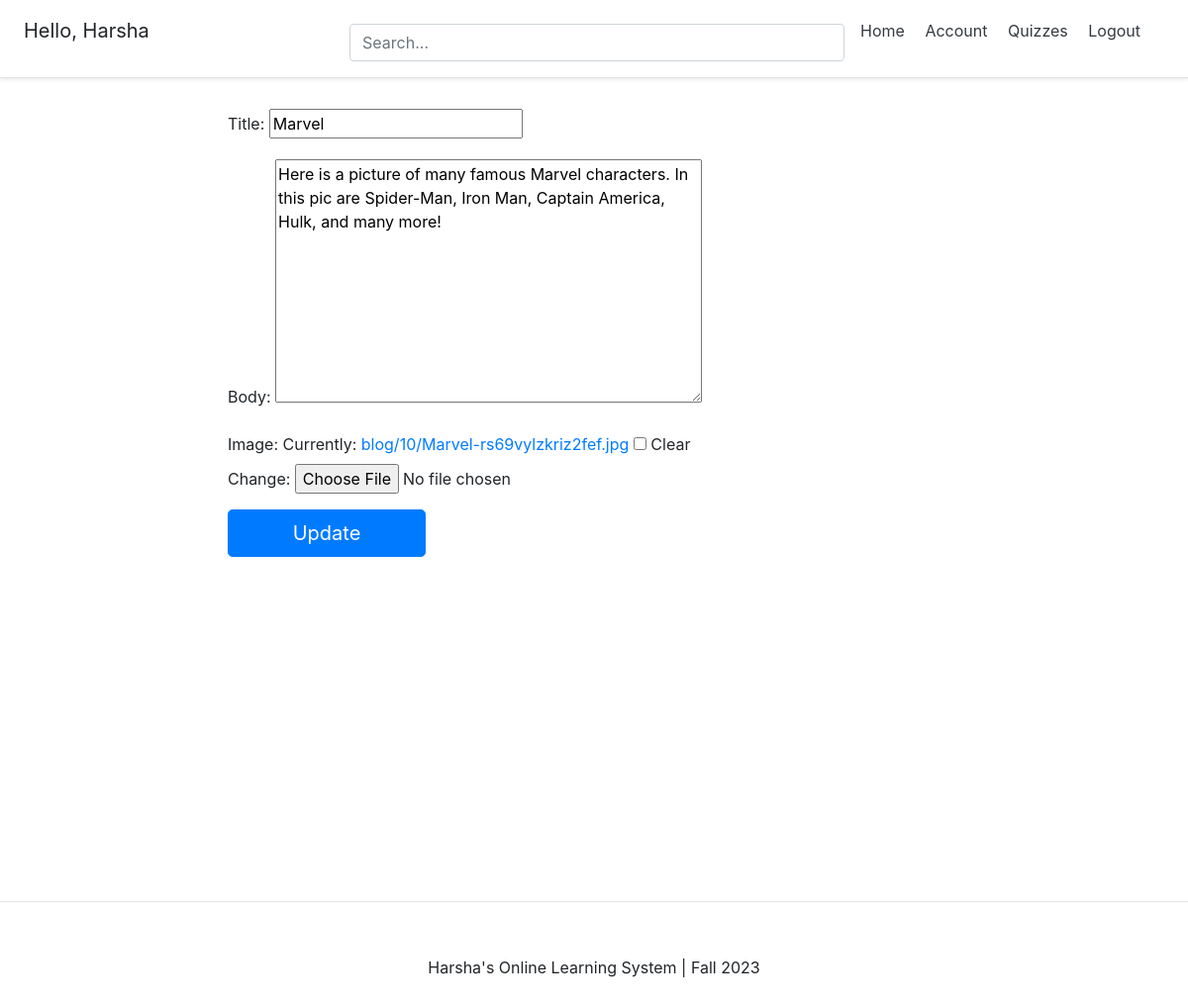
The page /blog/harsha-marvel/edit/ (signed in) on the database its author committed.
### account/models.py (models this page shows, shortened)
class Account(AbstractBaseUser):
	email 					= models.EmailField(verbose_name="email", max_length=60, unique=True)
	username 				= models.CharField(max_length=30, unique=True)
	date_joined				= models.DateTimeField(verbose_name='date joined', auto_now_add=True)
	last_login				= models.DateTimeField(verbose_name='last login', auto_now=True)
	is_admin				= models.BooleanField(default=False)
	is_active				= models.BooleanField(default=True)
	is_staff				= models.BooleanField(default=False)
	is_superuser			= models.BooleanField(default=False)
	is_teacher = models.BooleanField(default=False)
	USERNAME_FIELD = 'email'
	REQUIRED_FIELDS = ['username',]
	objects = MyAccountManager()

### blog/models.py (models this page shows, shortened)
class BlogPost(models.Model):
	title = models.CharField(max_length=50, null=False, blank=False)
	body = models.TextField(max_length=500, null=False, blank=False)
	image = models.ImageField(upload_to=upload_location, null=True, blank=True)
	date_published = models.DateTimeField(auto_now_add=True, verbose_name="date published")
	date_updated = models.DateTimeField(auto_now=True, verbose_name="date updated")
	author = models.ForeignKey(settings.AUTH_USER_MODEL, on_delete=models.CASCADE)
	slug = models.SlugField(blank=True, unique=True)
	tags = models.TextField(null=True, blank=True)

### blog/views.py (the view, shortened to what this page needs)
# urls.py: path('<slug>/edit/', edit_blog_view, name="edit"),
def edit_blog_view(request, slug):
    context = {}
    user = request.user
    if not user.is_authenticated:
        return redirect("must_authenticated")
    blog_post = get_object_or_404(BlogPost, slug=slug)
    if blog_post.author != user:
        return HttpResponse("You cannot edit another user's post")
    form = UpdateBlogPostForm(
        initial={
            "title": blog_post.title,
            "body": blog_post.body,
            "image": blog_post.image,
        }
    )
    context['form'] = form
    return render(request, 'blog/edit_blog.html', context)

### blog/forms.py (shortened to what this page needs)
class UpdateBlogPostForm(forms.ModelForm):
    class Meta:
        model = BlogPost
        fields = ['title', 'body', 'image']

### blog/templates/blog/edit_blog.html (shortened to what this page needs)
{% extends 'base.html' %}
{% block content %}
<div class="container">
    <div class="row">
        <div class="col-lg-7 offset-lg-1">
            <form class="create-form" method="post" enctype="multipart/form-data">
                {{ form.as_p }}
                <button class="submit-button btn btn-lg btn-primary btn-block" type="submit">Update</button>
            </form>
        </div>
    </div>
</div>
{% endblock %}

### templates/snippets/header.html (shortened to what this page needs)
<link rel="stylesheet" href="https://cdn.jsdelivr.net/npm/bootstrap@4.4.1/dist/css/bootstrap.min.css">
<div class="d-flex flex-column flex-md-row align-items-center p-3 px-md-4 mb-3 bg-white border-bottom shadow-sm">
  <h5 class="my-0 mr-md-auto font-weight-normal">
  	{% if request.user.is_authenticated %}
  	<p>Hello, {{request.user.username}}</p>
  	{% endif %}
  </h5>
  <div class="search-bar mt-sm-2 mr-2">
  	<form method="get">
  		<input type="text" class="form-control" name="q" id="id_q" placeholder="Search...">
  	</form>
  </div>
  <nav class="my-2 my-md-0 mr-md-3">
  	{% if request.user.is_authenticated %}
  		<a class="p-2 text-dark" href="{% url 'home' %}">Home</a>
		<a class="p-2 text-dark" href="{% url 'account' %}">Account</a>
		<a class="p-2 text-dark" href="{% url 'quizzes:quiz_list' %}">Quizzes</a>
		<a class="p-2 text-dark" href="{% url 'logout' %}">Logout</a></p>
  	{% else %}
  		<a class="p-2 text-dark" href="{% url 'home' %}">Home</a>
  		<a class="p-2 text-dark" href="{% url 'login' %}">Login</a>
		<a class="btn btn-outline-primary" href="{% url 'register' %}">Register</a>
  	{% endif %}
  </nav>
</div>

### templates/snippets/header.html (style rules this page uses)
@media (min-width: 768px) { html { font-size: 16px; } }
.container { max-width: 960px; }
.search-bar { max-width: 500px; width: 100%; }
form { width: 100%; }

### templates/snippets/base_css.html (style rules this page uses)
body { background-color: #FFFFFF; }

### blog/templates/blog/edit_blog.html (style rules this page uses)
.create-form { width: 100%; max-width: 100%; padding: 15px; margin: auto; }
.submit-button { max-width: 200px; }

### rows shown on the page
Account: user.username "Harsha"
BlogPost: title "Marvel", body "Here is a picture of many famous Marvel characters. In this pic are Spider-Man, Iron Man, Captain America, Hulk, and many more!"
